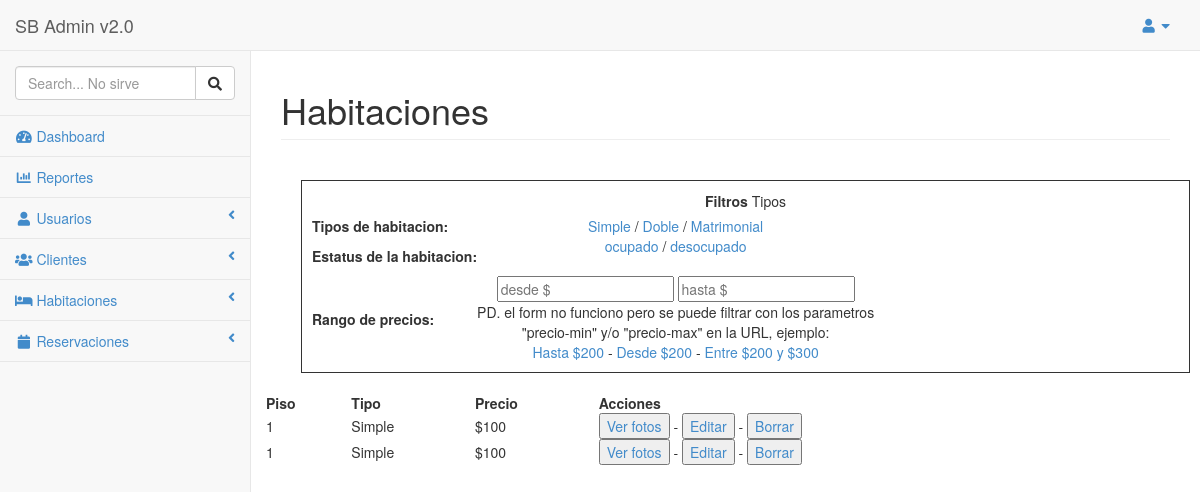
The page /index.php?action=lista-habitaciones&filtrar-tipo=1 (signed in) on the database its author committed.
### tables this page shows
CREATE TABLE `practica_06_habitaciones` (
  `id` int(11) NOT NULL AUTO_INCREMENT,
  `piso` int(11) DEFAULT NULL,
  `tipo` int(11) DEFAULT NULL,
  `precio` double DEFAULT NULL,
  `estatus` int(11) NOT NULL COMMENT 'Desocupado, Ocupado',
  PRIMARY KEY (`id`)
);

CREATE TABLE `practica_06_tipo_habitaciones` (
  `id` int(11) NOT NULL AUTO_INCREMENT,
  `categoria` varchar(200) DEFAULT NULL,
  PRIMARY KEY (`id`)
);

### models/Conexion.php (called while the page is built)
<?php
class Conexion{
	public static function conectar(){
		$link = new PDO("mysql:host=localhost;dbname=taw_1430272","root","root");
		return $link;
	}
}
?>

### models/modules/HabitacionesModel.php (called while the page is built, shortened)
<?php
class HabitacionesModel extends Conexion{
	public static function mostrar_habitaciones($tabla_1, $tabla_2){
		if(isset($_GET["filtrar-disponibilidad"])){
			if($_GET["filtrar-disponibilidad"]=="0"){
				$filtro_estatus = " AND t1.estatus = '0' ";
			}
			if($_GET["filtrar-disponibilidad"]=="1"){
				$filtro_estatus = " AND t1.estatus = '1' ";
			}
		} else {
			$filtro_estatus = "";
		}
		if(isset($_GET["filtrar-tipo"])){
			if($_GET["filtrar-tipo"]=="1"){
				$filtro_tipo = " AND t2.id = '1' ";
			}
		} else {
			$filtro_tipo = "";
		}
		if(isset($_GET["precio-min"])){
			$filtro_precio = " AND t1.precio >= '".$_GET["precio-min"]."' ";
		} else if(isset($_GET["precio-max"])){
			$filtro_precio = " AND t1.precio <= '".$_GET["precio-max"]."' ";
		} else if(isset($_GET["precio-min"]) && isset($_GET["precio-max"])){
			$filtro_precio = " AND t1.precio BETWEEN '".$_GET["precio-min"]."' AND '".$_GET["precio-max"]."' ";
		} else {
			$filtro_precio = "";
		}
		$stmt = Conexion::conectar()->prepare("SELECT t1.*, t1.id as t1_id, t2.id as t2_id, t2.categoria as categoria
		FROM $tabla_1 AS t1, $tabla_2 AS t2 WHERE t1.tipo = t2.id $filtro_estatus $filtro_tipo $filtro_precio ");
		$stmt->execute();
		return $stmt->fetchAll();
	}
} ?>

### index.php (called while the page is built, shortened)
<?php
$mvc = new Nucleo();
$mvc -> init_all_ctrlrs();
$mvc -> init_layout();
?>

### controllers/modules/HabitacionesController.php (the view, shortened to what this page needs)
<?php Class HabitacionesController {
	public function mostrar_habitaciones(){
		$respuesta = HabitacionesModel::mostrar_habitaciones("practica_06_habitaciones","practica_06_tipo_habitaciones");
		foreach($respuesta as $row => $item){
		echo'<tr>
				<td>'.$item["piso"].'</td>
				<td>'.$item["categoria"].'</td>
				<td>$'.$item["precio"].'</td>
				<td><a href="index.php?action=ver-fotos&id='.$item["id"].'"><button>Ver fotos</button></a> - <a href="index.php?action=editar-habitacion&id='.$item["id"].'"><button>Editar</button></a> - <a href="index.php?action=lista-habitaciones&idBorrar='.$item["id"].'"><button>Borrar</button></a></td>
			</tr>';
		}
	}
}

### themes/sb-admin/assets/css/sb-admin.css (style rules this page uses)
body { padding-top: 100px; background-color: #f8f8f8; }
@media (min-width:768px) { body { padding-top: 50px; } }

### rows shown on the page
practica_06_habitaciones: piso "1", practica_06_tipo_habitaciones.categoria "Simple", precio "100"
practica_06_habitaciones: piso "1", practica_06_tipo_habitaciones.categoria "Simple", precio "100"
